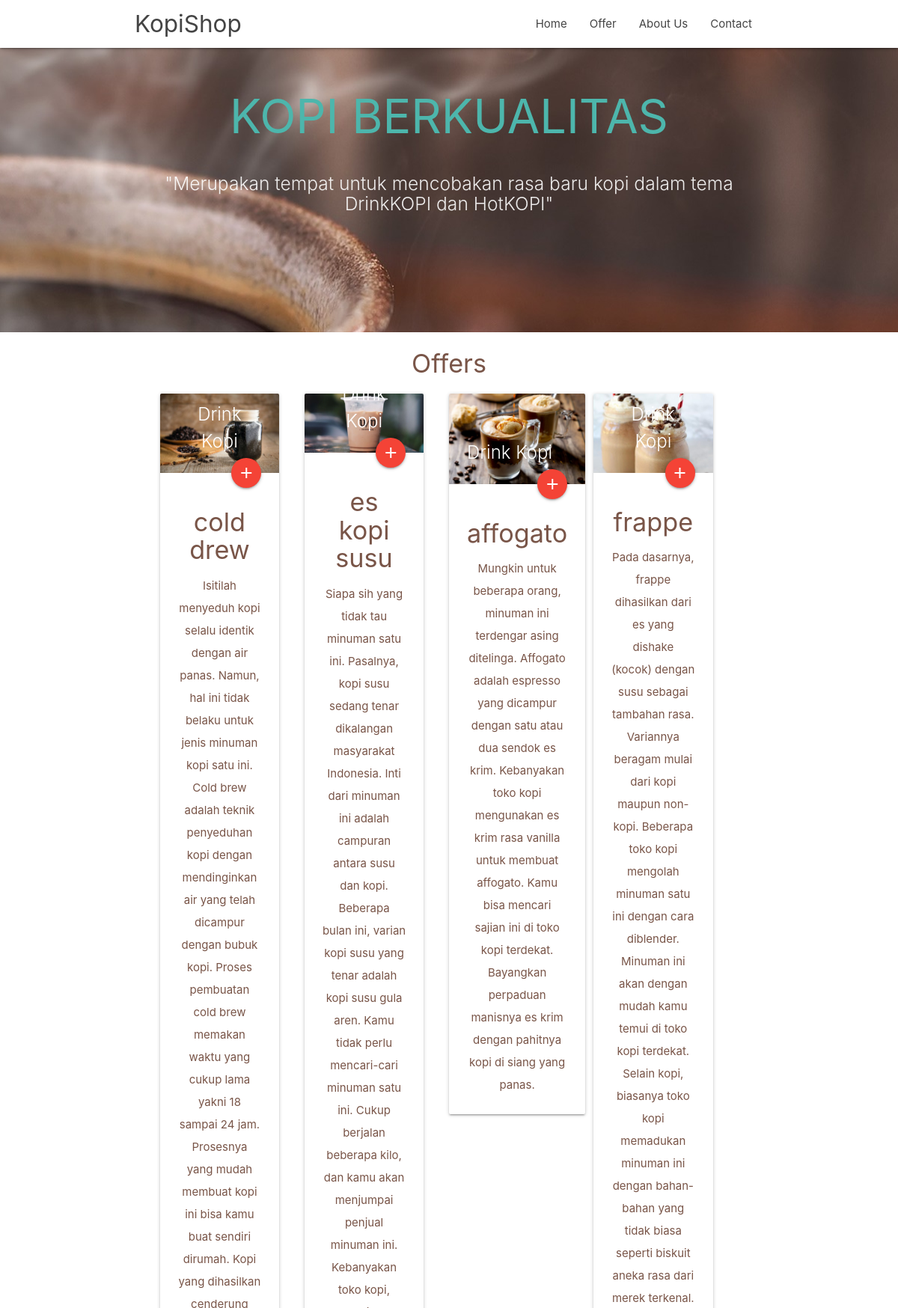
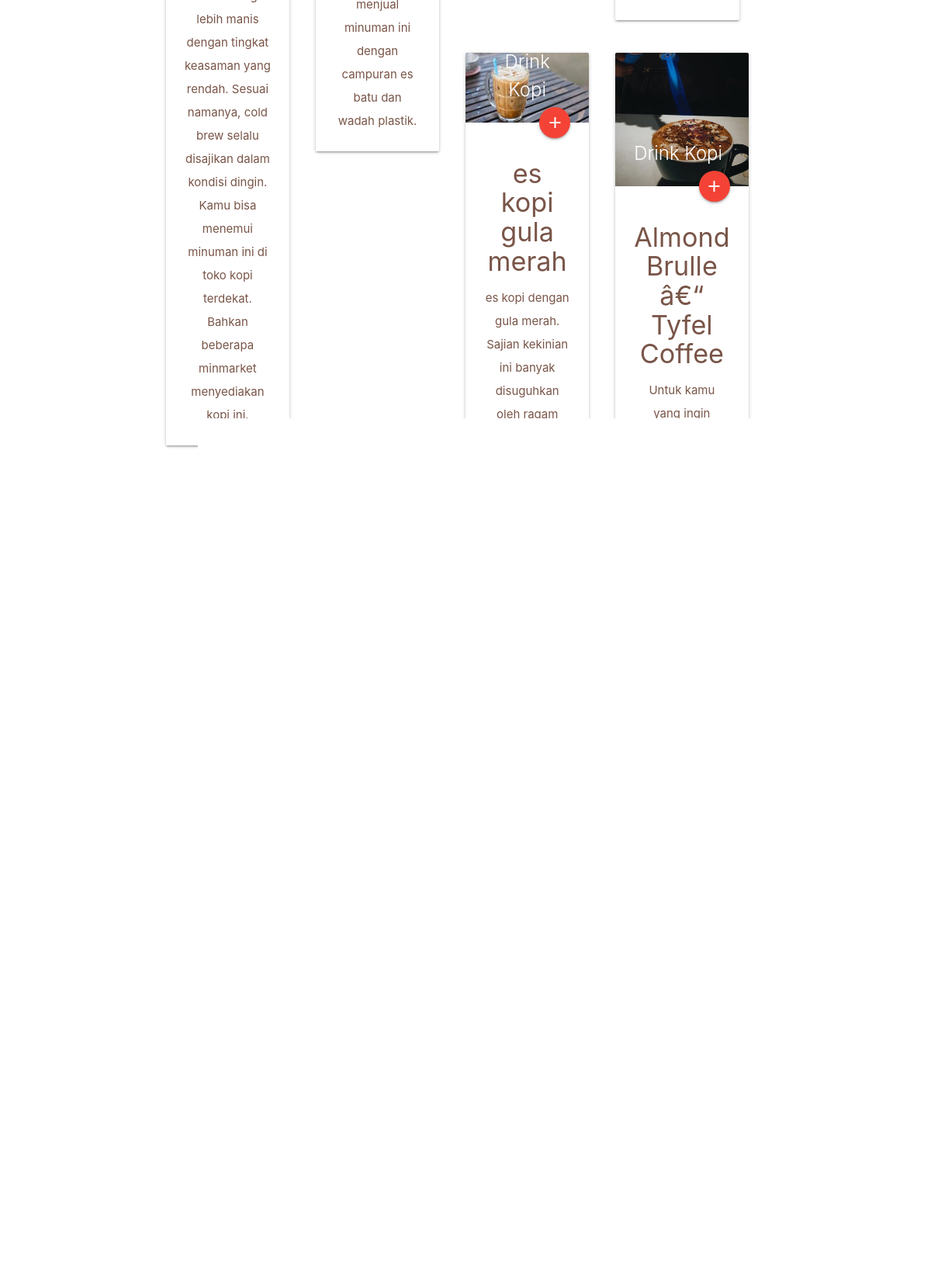
The app's page /abror.php (upper part) with its own data (2 pictures, top to bottom).
### tables this page shows
CREATE TABLE IF NOT EXISTS `makanan` (
`id_makanan` int(100) NOT NULL,
  `nama_makanan` varchar(100) NOT NULL,
  `gambar_makanan` varchar(100) NOT NULL,
  `deskripsi_makanan` varchar(1000) NOT NULL,
  `asal_makanan` varchar(500) NOT NULL,
  `bahan_makanan` varchar(500) NOT NULL
);

### functions.php (called while the page is built)
<?php
$conn = mysqli_connect("localhost","root","","kopishop");
function query($query){
	global $conn;
	$result = mysqli_query($conn,$query);
	$rows = [];
	while ($row = mysqli_fetch_assoc($result)) {
		$rows[] = $row;
	}
	return $rows;
}

### abror.php (the view, shortened to what this page needs)
<?php
    require 'functions.php';
?>
<!DOCTYPE html>
<html lang="en">
<head>
  <link href="css/materialize.css" type="text/css" rel="stylesheet" media="screen,projection"/>
  <link href="css/style.css" type="text/css" rel="stylesheet" media="screen,projection"/>
</head>
<body>
  <nav class="white" role="navigation">
    <div class="nav-wrapper container">
      <a id="logo-container" href="#" class="brand-logo">KopiShop</a>
      <ul class="right hide-on-med-and-down">
        <li><a href="abror.php">Home</a></li>
        <li><a href="offer.php">Offer</a></li>
        <li><a href="about us.php">About Us</a></li>
        <li><a href="contact.php">Contact</a></li>
      </ul>
    </div>
  </nav>
  <div id="index-banner" class="parallax-container">
    <div class="section no-pad-bot">
      <div class="container">
        <br><br>
        <h1 class="header center teal-text text-lighten-2">KOPI BERKUALITAS</h1>
        <div class="row center">
          <h5 class="header col s12 light">"Merupakan tempat untuk mencobakan rasa baru kopi dalam tema DrinkKOPI dan HotKOPI"</h5>
        </div>
        <br><br>
      </div>
    </div>
    <div class="parallax"><img src="img/kopi1.jpg" alt="Unsplashed background img 1"></div>
  </div>
<div class="container">
  <div class="row">
    <div class="col s12 center">
      <h3<i class="mdi-content-send brown-text"></i></h3>
      <h4>Offers</h4>
      <?php
      $makanan =query ("SELECT * FROM makanan");
      foreach ($makanan as $row ) :
       ?>
     <div class="">
        <div class="row col s3">
        <div class="col">
            <div class="card">
              <div class="card-image">
                <img src="admin/img/<?php echo $row ['gambar_makanan']; ?>">
                <span class="card-title">Drink Kopi</span>
                <a class="btn-floating halfway-fab waves-effect waves-light red"><i class="material-icons">add</i></a>
              </div>
              <div class="card-content">
                <p><h4><?php echo $row ['nama_makanan']; ?></h4></p>
                <p><?php echo $row ['deskripsi_makanan']; ?></p>
            </div>
          </div>
        </div>
      </div>
    </div>
         <?php endforeach; ?>
    </div>
  </div>
</div>
  </body>
</html>

### css/style.css (style rules this page uses)
nav ul a, nav .brand-logo { color: #444; }
p { line-height: 2rem; }
.parallax-container { min-height: 380px; line-height: 0; height: auto; color: rgba(255,255,255,.9); }
.parallax-container .section { width: 100%; }

### records on screen
makanan: gambar_makanan (picture), nama_makanan "cold drew", deskripsi_makanan "Isitilah menyeduh kopi selalu identik dengan air panas. Namun, hal ini tidak belaku untuk jenis minuman kopi satu ini. Cold brew adalah teknik penyeduhan kopi dengan mendinginkan air yang telah dicampur dengan bubuk kopi. Proses pembuatan cold brew memakan waktu yang cukup lama yakni 18 sampai 24 jam. Prosesnya yang mudah membuat kopi ini bisa kamu buat sendiri dirumah. Kopi yang dihasilkan cenderung lebih manis dengan tingkat keasaman yang rendah. Sesuai namanya, cold brew selalu disajikan dalam kondisi dingin. Kamu bisa menemui minuman ini di toko kopi terdekat. Bahkan beberapa minmarket menyediakan kopi ini."
makanan: gambar_makanan (picture), nama_makanan "es kopi susu", deskripsi_makanan "Siapa sih yang tidak tau minuman satu ini. Pasalnya, kopi susu sedang tenar dikalangan masyarakat Indonesia. Inti dari minuman ini adalah campuran antara susu dan kopi. Beberapa bulan ini, varian kopi susu yang tenar adalah kopi susu gula aren. Kamu tidak perlu mencari-cari minuman satu ini. Cukup berjalan beberapa kilo, dan kamu akan menjumpai penjual minuman ini. Kebanyakan toko kopi, menjual minuman ini dengan campuran es batu dan wadah plastik."
makanan: gambar_makanan (picture), nama_makanan "affogato", deskripsi_makanan "Mungkin untuk beberapa orang, minuman ini terdengar asing ditelinga. Affogato adalah espresso yang dicampur dengan satu atau dua sendok es krim. Kebanyakan toko kopi mengunakan es krim rasa vanilla untuk membuat affogato. Kamu bisa mencari sajian ini di toko kopi terdekat. Bayangkan perpaduan manisnya es krim dengan pahitnya kopi di siang yang panas."
makanan: gambar_makanan (picture), nama_makanan "frappe", deskripsi_makanan "Pada dasarnya, frappe dihasilkan dari es yang dishake (kocok) dengan susu sebagai tambahan rasa. Variannya beragam mulai dari kopi maupun non-kopi. Beberapa toko kopi mengolah minuman satu ini dengan cara diblender. Minuman ini akan dengan mudah kamu temui di toko kopi terdekat. Selain kopi, biasanya toko kopi memadukan minuman ini dengan bahan-bahan yang tidak biasa seperti biskuit aneka rasa dari merek terkenal."
makanan: gambar_makanan (picture), nama_makanan "es kopi gula merah", deskripsi_makanan "es kopi dengan gula merah. Sajian kekinian ini banyak disuguhkan oleh ragam kedai atau merek kopi yang sukses menjadi favorit banyak orang. Anda juga dapat membuat es kopi dengan gula merah sendiri di rumah yang super segar. Bahan-bahannya sangat mudah didapatkan dan cara membuat minuman ini sangat praktis. Es kopi ini juga dapat Anda jadikan teman beraktivitas."
makanan: gambar_makanan (picture), nama_makanan "Almond Brulle â€“ Tyfel Coffee", deskripsi_makanan "Untuk kamu yang ingin minum kopi hangat yang rasanya bikin nyaman, Almond Brulle dari Tyfel Coffee cocok banget untuk kamu cobain. Harum kopi cappuccino yang hangat dan agak pahit berpadu dengan taburan gula merah crispy dan kacang almond sehingga bikin rasa kopinya manis, agak crunchy dan warm banget. Walaupun punya topping yang manis-manis, rasa menu andalan dari Tyfel Coffee ini cukup seimbang lho karena kopi yang jadi bahan dasarnya pahit. Cocok banget untuk pagi hari atau untuk menemani kamu lembur."
